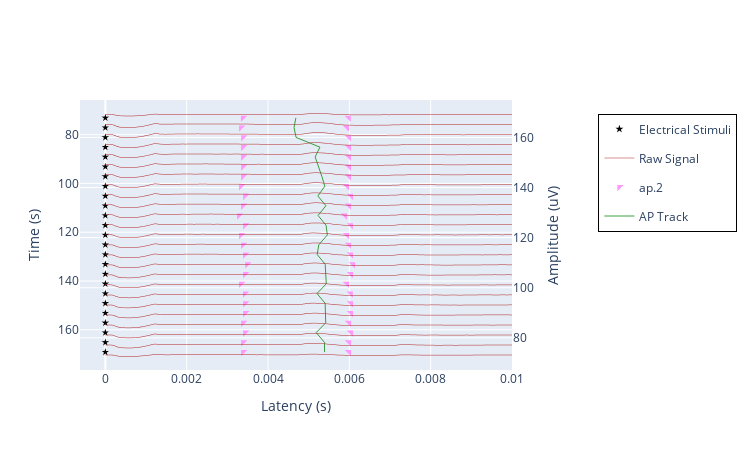

Source (notebook cell):
### Code cell
%autoreload 2
from plotting import FallingLeafPlot
from quantities import second, minute
from neo_importers.neo_wrapper import TypeID

signal_channel = id_map[TypeID.RAW_DATA]["Signal"]
flp = FallingLeafPlot(recording = recording, feature_db = db, \
                      width = 750, height = 450)

flp.plot(action_potential_channels = "all", plot_raw_signal = True, analog_signal_channel = signal_channel, \
         t_start = 0 * minute, post_stimulus_timeframe = 0.01 * second, num_intervals = 25, 
         ap_tracks = [ap_track])

### Figure 1 — Plotly figure (JSON) as saved in the notebook; plotly's stock layout.template omitted (floating-point values rounded to 4 significant figures; data arrays with more than 128 entries replaced by an {"elided": "..."} marker saying what was removed)
{"data": [{"hovertemplate": "%{text}", "marker": {"color": "Black", "symbol": "star"}, "mode": "markers", "name": "Electrical Stimuli", "text": ["time = 73.1444 s<br>Index = 0", "time = 77.1447 s<br>Index = 1", "time = 81.1450 s<br>Index = 2", "time = 85.1453 s<br>Index = 3", "time = 89.1456 s<br>Index = 4", "time = 93.1459 s<br>Index = 5", "time = 97.1462 s<br>Index = 6", "time = 101.1465 s<br>Index = 7", "time = 105.1468 s<br>Index = 8", "time = 109.1471 s<br>Index = 9", "time = 113.1474 s<br>Index = 10", "time = 117.1477 s<br>Index = 11", "time = 121.1480 s<br>Index = 12", "time = 125.1483 s<br>Index = 13", "time = 129.1486 s<br>Index = 14", "time = 133.1489 s<br>Index = 15", "time = 137.1492 s<br>Index = 16", "time = 141.1495 s<br>Index = 17", "time = 145.1498 s<br>Index = 18", "time = 149.1501 s<br>Index = 19", "time = 153.1504 s<br>Index = 20", "time = 157.1507 s<br>Index = 21", "time = 161.1510 s<br>Index = 22", "time = 165.1513 s<br>Index = 23", "time = 169.1516 s<br>Index = 24"], "type": "scattergl", "x": [0, 0, 0, 0, 0, 0, 0, 0, 0, 0, 0, 0, 0, 0, 0, 0, 0, 0, 0, 0, 0, 0, 0, 0, 0], "y": [73.14, 77.14, 81.14, 85.15, 89.15, 93.15, 97.15, 101.1, 105.1, 109.1, 113.1, 117.1, 121.1, 125.1, 129.1, 133.1, 137.1, 141.1, 145.1, 149.2, 153.2, 157.2, 161.2, 165.2, 169.2], "yaxis": "y"}, {"hovertemplate": "%{text}", "legendgroup": "rawsignal", "line": {"color": "firebrick", "width": 0.5}, "mode": "lines", "name": "Raw Signal", "showlegend": true, "text": {"elided": "201 str values"}, "type": "scattergl", "x": {"elided": "201 float values"}, "y": {"elided": "201 float values"}, "yaxis": "y2"}, {"hovertemplate": "%{text}", "legendgroup": "rawsignal", "line": {"color": "firebrick", "width": 0.5}, "mode": "lines", "name": "Raw Signal", "showlegend": false, "text": {"elided": "201 str values"}, "type": "scattergl", "x": {"elided": "201 float values"}, "y": {"elided": "201 float values"}, "yaxis": "y2"}, {"hovertemplate": "%{text}", "legendgroup": "rawsignal", "line": {"color": "firebrick", "width": 0.5}, "mode": "lines", "name": "Raw Signal", "showlegend": false, "text": {"elided": "201 str values"}, "type": "scattergl", "x": {"elided": "201 float values"}, "y": {"elided": "201 float values"}, "yaxis": "y2"}, {"hovertemplate": "%{text}", "legendgroup": "rawsignal", "line": {"color": "firebrick", "width": 0.5}, "mode": "lines", "name": "Raw Signal", "showlegend": false, "text": {"elided": "201 str values"}, "type": "scattergl", "x": {"elided": "201 float values"}, "y": {"elided": "201 float values"}, "yaxis": "y2"}, {"hovertemplate": "%{text}", "legendgroup": "rawsignal", "line": {"color": "firebrick", "width": 0.5}, "mode": "lines", "name": "Raw Signal", "showlegend": false, "text": {"elided": "201 str values"}, "type": "scattergl", "x": {"elided": "201 float values"}, "y": {"elided": "201 float values"}, "yaxis": "y2"}, {"hovertemplate": "%{text}", "legendgroup": "rawsignal", "line": {"color": "firebrick", "width": 0.5}, "mode": "lines", "name": "Raw Signal", "showlegend": false, "text": {"elided": "201 str values"}, "type": "scattergl", "x": {"elided": "201 float values"}, "y": {"elided": "201 float values"}, "yaxis": "y2"}, {"hovertemplate": "%{text}", "legendgroup": "rawsignal", "line": {"color": "firebrick", "width": 0.5}, "mode": "lines", "name": "Raw Signal", "showlegend": false, "text": {"elided": "201 str values"}, "type": "scattergl", "x": {"elided": "201 float values"}, "y": {"elided": "201 float values"}, "yaxis": "y2"}, {"hovertemplate": "%{text}", "legendgroup": "rawsignal", "line": {"color": "firebrick", "width": 0.5}, "mode": "lines", "name": "Raw Signal", "showlegend": false, "text": {"elided": "201 str values"}, "type": "scattergl", "x": {"elided": "201 float values"}, "y": {"elided": "201 float values"}, "yaxis": "y2"}, {"hovertemplate": "%{text}", "legendgroup": "rawsignal", "line": {"color": "firebrick", "width": 0.5}, "mode": "lines", "name": "Raw Signal", "showlegend": false, "text": {"elided": "201 str values"}, "type": "scattergl", "x": {"elided": "201 float values"}, "y": {"elided": "201 float values"}, "yaxis": "y2"}, {"hovertemplate": "%{text}", "legendgroup": "rawsignal", "line": {"color": "firebrick", "width": 0.5}, "mode": "lines", "name": "Raw Signal", "showlegend": false, "text": {"elided": "201 str values"}, "type": "scattergl", "x": {"elided": "201 float values"}, "y": {"elided": "201 float values"}, "yaxis": "y2"}, {"hovertemplate": "%{text}", "legendgroup": "rawsignal", "line": {"color": "firebrick", "width": 0.5}, "mode": "lines", "name": "Raw Signal", "showlegend": false, "text": {"elided": "201 str values"}, "type": "scattergl", "x": {"elided": "201 float values"}, "y": {"elided": "201 float values"}, "yaxis": "y2"}, {"hovertemplate": "%{text}", "legendgroup": "rawsignal", "line": {"color": "firebrick", "width": 0.5}, "mode": "lines", "name": "Raw Signal", "showlegend": false, "text": {"elided": "201 str values"}, "type": "scattergl", "x": {"elided": "201 float values"}, "y": {"elided": "201 float values"}, "yaxis": "y2"}, {"hovertemplate": "%{text}", "legendgroup": "rawsignal", "line": {"color": "firebrick", "width": 0.5}, "mode": "lines", "name": "Raw Signal", "showlegend": false, "text": {"elided": "201 str values"}, "type": "scattergl", "x": {"elided": "201 float values"}, "y": {"elided": "201 float values"}, "yaxis": "y2"}, {"hovertemplate": "%{text}", "legendgroup": "rawsignal", "line": {"color": "firebrick", "width": 0.5}, "mode": "lines", "name": "Raw Signal", "showlegend": false, "text": {"elided": "201 str values"}, "type": "scattergl", "x": {"elided": "201 float values"}, "y": {"elided": "201 float values"}, "yaxis": "y2"}, {"hovertemplate": "%{text}", "legendgroup": "rawsignal", "line": {"color": "firebrick", "width": 0.5}, "mode": "lines", "name": "Raw Signal", "showlegend": false, "text": {"elided": "201 str values"}, "type": "scattergl", "x": {"elided": "201 float values"}, "y": {"elided": "201 float values"}, "yaxis": "y2"}, {"hovertemplate": "%{text}", "legendgroup": "rawsignal", "line": {"color": "firebrick", "width": 0.5}, "mode": "lines", "name": "Raw Signal", "showlegend": false, "text": {"elided": "201 str values"}, "type": "scattergl", "x": {"elided": "201 float values"}, "y": {"elided": "201 float values"}, "yaxis": "y2"}, {"hovertemplate": "%{text}", "legendgroup": "rawsignal", "line": {"color": "firebrick", "width": 0.5}, "mode": "lines", "name": "Raw Signal", "showlegend": false, "text": {"elided": "201 str values"}, "type": "scattergl", "x": {"elided": "201 float values"}, "y": {"elided": "201 float values"}, "yaxis": "y2"}, {"hovertemplate": "%{text}", "legendgroup": "rawsignal", "line": {"color": "firebrick", "width": 0.5}, "mode": "lines", "name": "Raw Signal", "showlegend": false, "text": {"elided": "201 str values"}, "type": "scattergl", "x": {"elided": "201 float values"}, "y": {"elided": "201 float values"}, "yaxis": "y2"}, {"hovertemplate": "%{text}", "legendgroup": "rawsignal", "line": {"color": "firebrick", "width": 0.5}, "mode": "lines", "name": "Raw Signal", "showlegend": false, "text": {"elided": "201 str values"}, "type": "scattergl", "x": {"elided": "201 float values"}, "y": {"elided": "201 float values"}, "yaxis": "y2"}, {"hovertemplate": "%{text}", "legendgroup": "rawsignal", "line": {"color": "firebrick", "width": 0.5}, "mode": "lines", "name": "Raw Signal", "showlegend": false, "text": {"elided": "201 str values"}, "type": "scattergl", "x": {"elided": "201 float values"}, "y": {"elided": "201 float values"}, "yaxis": "y2"}, {"hovertemplate": "%{text}", "legendgroup": "rawsignal", "line": {"color": "firebrick", "width": 0.5}, "mode": "lines", "name": "Raw Signal", "showlegend": false, "text": {"elided": "201 str values"}, "type": "scattergl", "x": {"elided": "201 float values"}, "y": {"elided": "201 float values"}, "yaxis": "y2"}, {"hovertemplate": "%{text}", "legendgroup": "rawsignal", "line": {"color": "firebrick", "width": 0.5}, "mode": "lines", "name": "Raw Signal", "showlegend": false, "text": {"elided": "201 str values"}, "type": "scattergl", "x": {"elided": "201 float values"}, "y": {"elided": "201 float values"}, "yaxis": "y2"}, {"hovertemplate": "%{text}", "legendgroup": "rawsignal", "line": {"color": "firebrick", "width": 0.5}, "mode": "lines", "name": "Raw Signal", "showlegend": false, "text": {"elided": "201 str values"}, "type": "scattergl", "x": {"elided": "201 float values"}, "y": {"elided": "201 float values"}, "yaxis": "y2"}, {"hovertemplate": "%{text}", "legendgroup": "rawsignal", "line": {"color": "firebrick", "width": 0.5}, "mode": "lines", "name": "Raw Signal", "showlegend": false, "text": {"elided": "201 str values"}, "type": "scattergl", "x": {"elided": "201 float values"}, "y": {"elided": "201 float values"}, "yaxis": "y2"}, {"hovertemplate": "%{text}", "legendgroup": "rawsignal", "line": {"color": "firebrick", "width": 0.5}, "mode": "lines", "name": "Raw Signal", "showlegend": false, "text": {"elided": "201 str values"}, "type": "scattergl", "x": {"elided": "201 float values"}, "y": {"elided": "201 float values"}, "yaxis": "y2"}, {"hovertemplate": "%{text}", "marker": {"size": 7, "symbol": []}, "mode": "markers", "name": "ap.0", "showlegend": true, "text": [], "type": "scatter", "x": [], "y": [], "yaxis": "y"}, {"hovertemplate": "%{text}", "marker": {"size": 7, "symbol": []}, "mode": "markers", "name": "ap.1", "showlegend": true, "text": [], "type": "scatter", "x": [], "y": [], "yaxis": "y"}, {"hovertemplate": "%{text}", "marker": {"size": 7, "symbol": ["triangle-nw", "triangle-ne", "triangle-nw", "triangle-ne", "triangle-nw", "triangle-ne", "triangle-nw", "triangle-ne", "triangle-nw", "triangle-ne", "triangle-nw", "triangle-ne", "triangle-nw", "triangle-ne", "triangle-nw", "triangle-ne", "triangle-nw", "triangle-ne", "triangle-nw", "triangle-ne", "triangle-nw", "triangle-ne", "triangle-nw", "triangle-ne", "triangle-nw", "triangle-ne", "triangle-nw", "triangle-ne", "triangle-nw", "triangle-ne", "triangle-nw", "triangle-ne", "triangle-nw", "triangle-ne", "triangle-nw", "triangle-ne", "triangle-nw", "triangle-ne", "triangle-nw", "triangle-ne", "triangle-nw", "triangle-ne", "triangle-nw", "triangle-ne", "triangle-nw", "triangle-ne", "triangle-nw", "triangle-ne", "triangle-nw", "triangle-ne"]}, "mode": "markers", "name": "ap.2", "showlegend": true, "text": ["Latency: 0.0034 s", "Latency: 0.0060 s", "Latency: 0.0033 s", "Latency: 0.0059 s", "Latency: 0.0034 s", "Latency: 0.0060 s", "Latency: 0.0034 s", "Latency: 0.0060 s", "Latency: 0.0034 s", "Latency: 0.0060 s", "Latency: 0.0034 s", "Latency: 0.0060 s", "Latency: 0.0034 s", "Latency: 0.0060 s", "Latency: 0.0033 s", "Latency: 0.0059 s", "Latency: 0.0034 s", "Latency: 0.0060 s", "Latency: 0.0034 s", "Latency: 0.0060 s", "Latency: 0.0033 s", "Latency: 0.0059 s", "Latency: 0.0034 s", "Latency: 0.0060 s", "Latency: 0.0033 s", "Latency: 0.0059 s", "Latency: 0.0034 s", "Latency: 0.0060 s", "Latency: 0.0034 s", "Latency: 0.0060 s", "Latency: 0.0035 s", "Latency: 0.0061 s", "Latency: 0.0034 s", "Latency: 0.0060 s", "Latency: 0.0033 s", "Latency: 0.0059 s", "Latency: 0.0034 s", "Latency: 0.0060 s", "Latency: 0.0034 s", "Latency: 0.0060 s", "Latency: 0.0034 s", "Latency: 0.0060 s", "Latency: 0.0034 s", "Latency: 0.0060 s", "Latency: 0.0034 s", "Latency: 0.0060 s", "Latency: 0.0034 s", "Latency: 0.0060 s", "Latency: 0.0034 s", "Latency: 0.0060 s"], "type": "scatter", "x": [0.003385, 0.005985, 0.00334, 0.00594, 0.00339, 0.00599, 0.00339, 0.00599, 0.00339, 0.00599, 0.00339, 0.00599, 0.00339, 0.00599, 0.00334, 0.00594, 0.00344, 0.00604, 0.00339, 0.00599, 0.00329, 0.00589, 0.00344, 0.00604, 0.00334, 0.00594, 0.00339, 0.00599, 0.00344, 0.00604, 0.00349, 0.00609, 0.00344, 0.00604, 0.00334, 0.00594, 0.003435, 0.006035, 0.00344, 0.00604, 0.00344, 0.00604, 0.00339, 0.00599, 0.00344, 0.00604, 0.00339, 0.00599, 0.00339, 0.00599], "y": [73.14, 73.14, 77.14, 77.14, 81.14, 81.14, 85.15, 85.15, 89.15, 89.15, 93.15, 93.15, 97.15, 97.15, 101.1, 101.1, 105.1, 105.1, 109.1, 109.1, 113.1, 113.1, 117.1, 117.1, 121.1, 121.1, 125.1, 125.1, 129.1, 129.1, 133.1, 133.1, 137.1, 137.1, 141.1, 141.1, 145.1, 145.1, 149.2, 149.2, 153.2, 153.2, 157.2, 157.2, 161.2, 161.2, 165.2, 165.2, 169.2, 169.2], "yaxis": "y"}, {"hovertemplate": "%{text}", "marker": {"size": 7, "symbol": []}, "mode": "markers", "name": "ap.3", "showlegend": true, "text": [], "type": "scatter", "x": [], "y": [], "yaxis": "y"}, {"hovertemplate": "%{text}", "marker": {"size": 7, "symbol": []}, "mode": "markers", "name": "ap.4", "showlegend": true, "text": [], "type": "scatter", "x": [], "y": [], "yaxis": "y"}, {"line": {"color": "green", "width": 0.75}, "mode": "lines", "name": "AP Track", "type": "scatter", "x": [0.004685, 0.00464, 0.00469, 0.005277, 0.005159, 0.005246, 0.005324, 0.005397, 0.005225, 0.005424, 0.00523, 0.005427, 0.005459, 0.005249, 0.005209, 0.005406, 0.00542, 0.005433, 0.005205, 0.005406, 0.005412, 0.005419, 0.005185, 0.005388, 0.005391], "y": [73.14, 77.14, 81.14, 85.15, 89.15, 93.15, 97.15, 101.1, 105.1, 109.1, 113.1, 117.1, 121.1, 125.1, 129.1, 133.1, 137.1, 141.1, 145.1, 149.2, 153.2, 157.2, 161.2, 165.2, 169.2], "yaxis": "y"}], "layout": {"height": 450, "legend": {"bordercolor": "Black", "borderwidth": 1, "x": 1.2, "xanchor": "left", "y": 0.95, "yanchor": "top"}, "width": 750, "xaxis": {"title": {"text": "Latency (s)"}}, "yaxis": {"autorange": "reversed", "title": {"text": "Time (s)"}}, "yaxis2": {"overlaying": "y", "side": "right", "title": {"text": "Amplitude (uV)"}}}}
